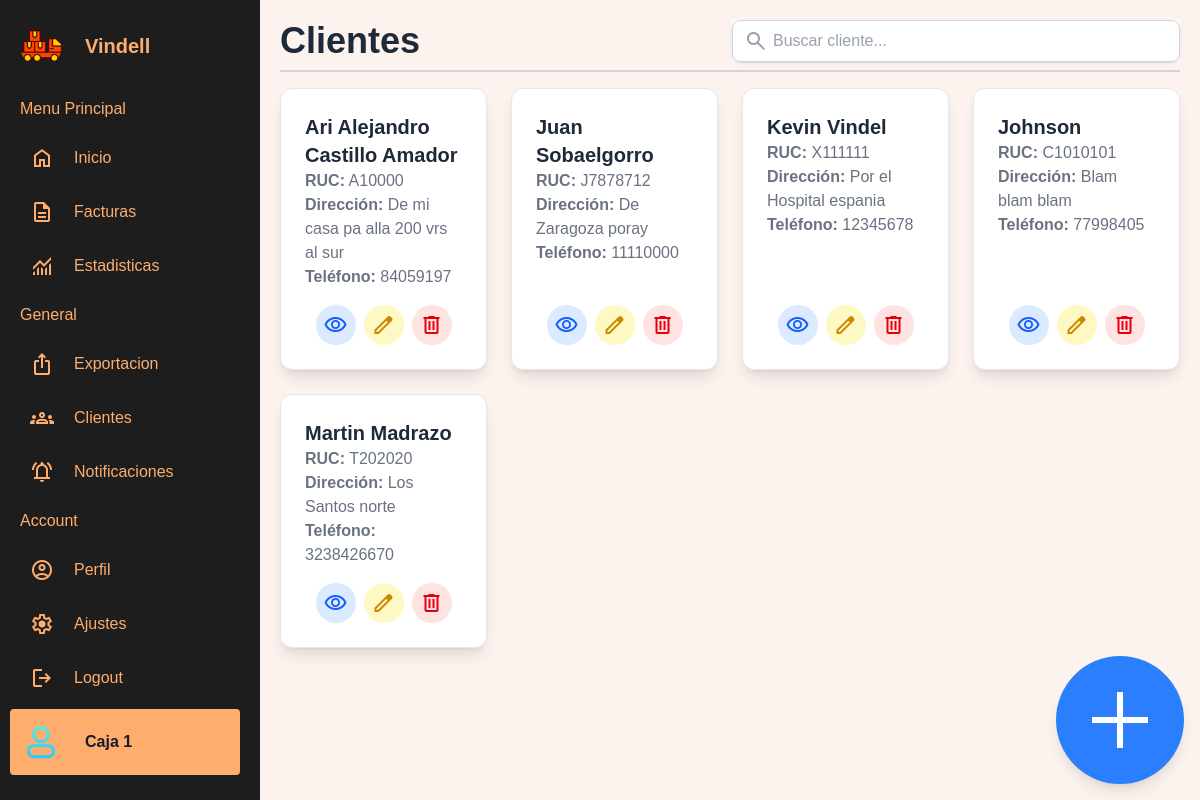
Page /clientes/ on the earlier database version.
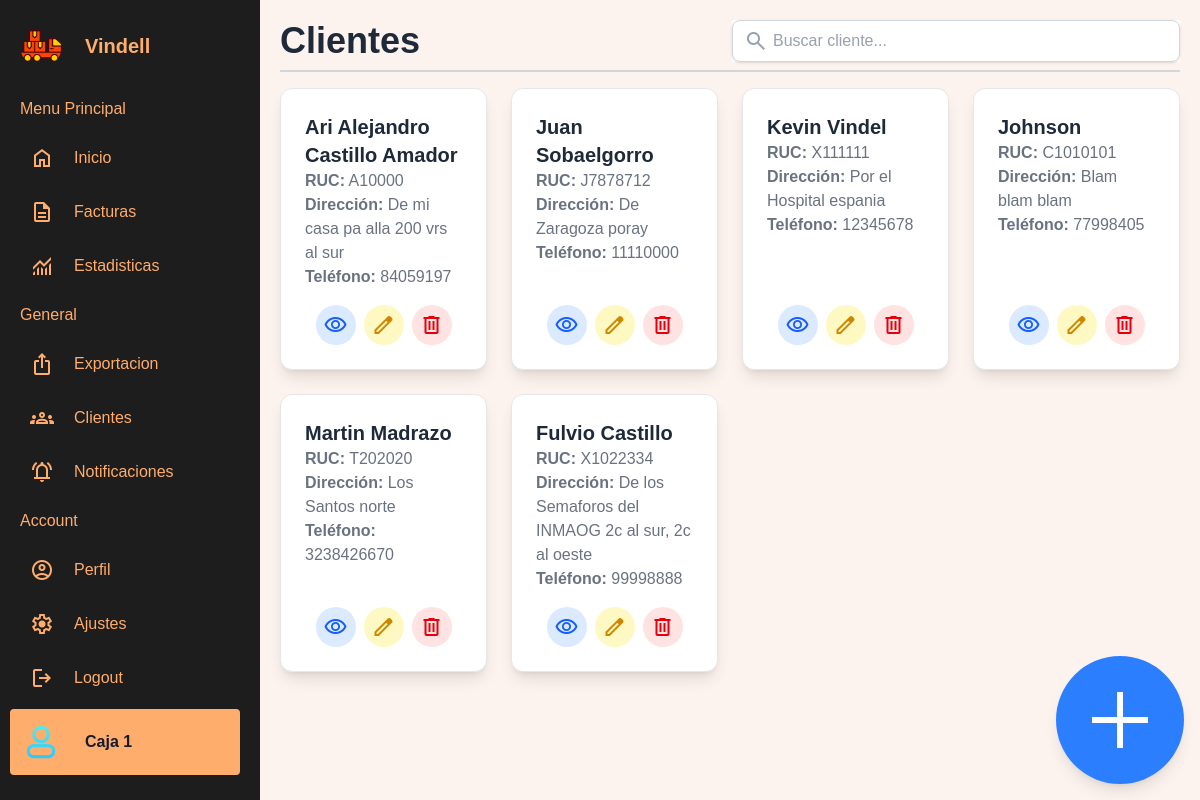
Same page on the later database version.
### clientes/models.py (models this page shows, shortened)
class Client(models.Model):
    name = models.CharField(max_length=100)
    address = models.CharField(max_length=200, blank=True, null=True)
    phone = models.CharField(
        max_length=15,
        blank=True,
        null=True,
        validators=[RegexValidator(regex=r'^\d{7,15}$', message="Número inválido")]
    )
    ruc = models.CharField(max_length=13, default="None")

### clientes/views.py (the view)
# urls.py: path('', views.client_list, name='clients'),
def client_list(request):
    clients = Client.objects.all()
    return render(request, "clientes/clients.html", {"clients": clients})

### clientes/templates/clientes/clients.html (shortened to what this page needs)
{% extends 'base.html' %}
{% block content %}
<div class="flex items-center justify-between gap-4 border-b-2 border-gray-300 pb-2">
    <h2 class="text-4xl font-semibold text-gray-800  border-gray-300">
        Clientes
    </h2>
    <div class="relative w-full max-w-md bg-white">
        <span class="material-symbols-outlined absolute left-3 top-1/2 transform -translate-y-1/2 text-gray-400">
        </span>
        <input type="text" id="busqueda"
            placeholder="Buscar cliente..."
            class="w-full pl-10 pr-4 py-2 border border-gray-300 rounded-lg shadow-sm focus:outline-none focus:ring-2 focus:border-blue-600 focus:ring-blue-600 text-gray-700 placeholder-gray-400">
    </div>
</div>
<div class="grid grid-cols-1 sm:grid-cols-2 md:grid-cols-3 lg:grid-cols-4 gap-6 mt-4">
    {% for client in clients %}
    <div class="bg-white rounded-xl shadow-lg p-6 flex flex-col justify-between border border-gray-200">
        <div>
            <h3 class="text-xl font-semibold text-gray-800">{{ client.name }}</h3>
            <p class="text-gray-500"><strong>RUC:</strong> {{ client.ruc }}</p>
            <p class="text-gray-500"><strong>Dirección:</strong> {{ client.address }}</p>
            <p class="text-gray-500"><strong>Teléfono:</strong> {{ client.phone }}</p>
        </div>
        <div class="mt-4 flex items-center justify-center gap-2">
            <a href=""
               class="bg-blue-100 text-blue-600 hover:bg-blue-200 p-2 rounded-full transition flex items-center justify-center w-10 h-10">
                <span class="material-symbols-outlined text-lg">visibility</span>
            </a>
            <a href="{% url 'client_edit' client.id %}"
               class="bg-yellow-100 text-yellow-600 hover:bg-yellow-200 p-2 rounded-full transition flex items-center justify-center w-10 h-10">
                <span class="material-symbols-outlined text-lg">edit</span>
            </a>
            <a href="{% url 'client_delete' client.id %}"
               class="bg-red-100 text-red-600 hover:bg-red-200 p-2 rounded-full transition flex items-center justify-center w-10 h-10">
                <span class="material-symbols-outlined text-lg">delete</span>
            </a>
        </div>
    </div>
    {% empty %}
    <p class="col-span-full text-center text-gray-500">No hay clientes registrados.</p>
    {% endfor %}
</div>
<a href="{% url 'client_create' %}"
   class="fixed bottom-4 right-4 bg-blue-500 text-white p-4 rounded-full shadow-lg hover:bg-blue-600 transition flex items-center justify-center">
   <span class="material-symbols-outlined" style="font-size: 6rem;">add</span>
</a>
{% endblock %}

Differences in the rows shown:
added Client: name "Fulvio Castillo", ruc "X1022334", address "De los Semaforos del INMAOG 2c al sur, 2c al oeste", phone "99998888"
